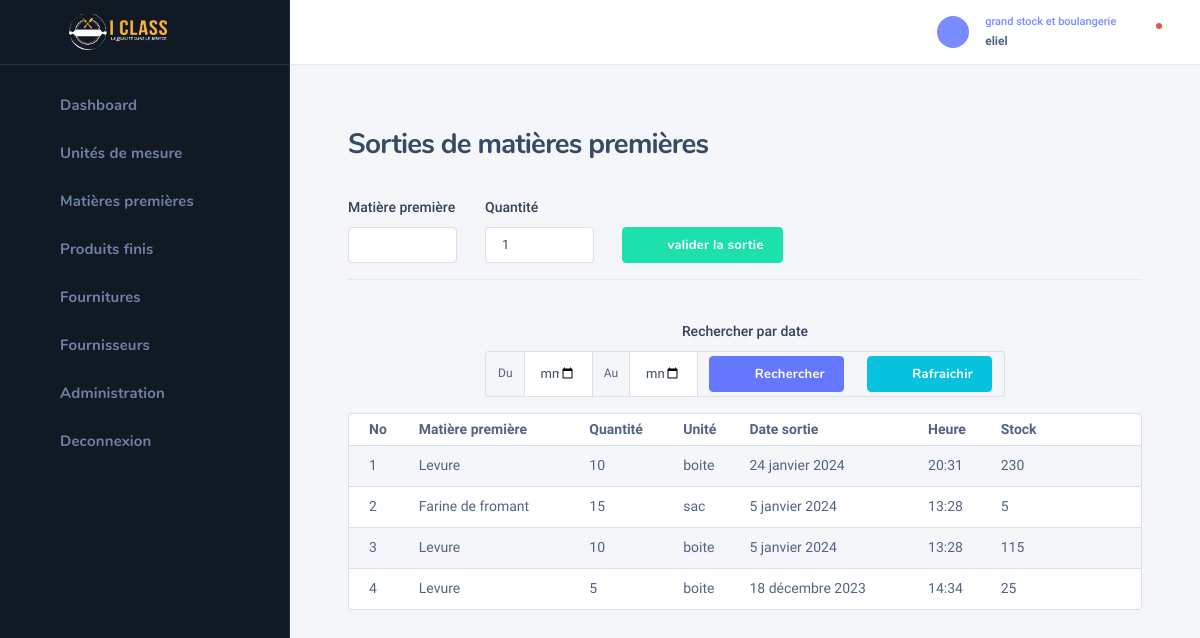
The app's page /bakery/sortie_mp/ (signed in) with its own data.
### auth_user/models.py (models this page shows, shortened)
class UserHasRole(models.Model):
    class Meta:
        verbose_name = "Roles utilisateur"
    role = models.ForeignKey(Role, on_delete=models.CASCADE, null=True, blank=True)
    user = models.OneToOneField(User, on_delete=models.CASCADE)

class Role(models.Model):
    name = models.CharField(max_length=255)

### bakery/models.py (models this page shows, shortened)
class SortieMp(models.Model):
    class Meta:
        verbose_name = "Sortie de matière première"
    matiere_premiere = models.ForeignKey(MatierePremiere, on_delete=models.CASCADE, null=True)
    qts = models.IntegerField()
    date = models.DateField(auto_now_add=True, null=True)
    heure = models.TimeField(auto_now_add=True, null=True)
    completed = models.BooleanField(default=False)
    added_at = models.DateTimeField(auto_now_add=True, null=True)
    @property
    def in_stock(self):
        total = 0
        entries = EntreeMp.objects.filter(added_at__lt=self.added_at, matiere_premiere=self.matiere_premiere)
        outs = SortieMp.objects.filter(added_at__lt=self.added_at, matiere_premiere=self.matiere_premiere)
        for entry in entries:
            total += entry.qts
        for o in outs:
            total -= o.qts
        return total - self.qts

class MatierePremiere(models.Model):
    class Meta:
        verbose_name = "Matière première"
    libelle = models.CharField(max_length=255)
    description = models.TextField()
    unite = models.ForeignKey(Unite, on_delete=models.CASCADE)
    critic_qts = models.IntegerField(default=0, blank=True, null=True)
    total_entry = models.IntegerField(default=0, blank=True, null=True)
    total_out = models.IntegerField(default=0, blank=True, null=True)
    type_mp = models.CharField(choices=types_produit, max_length=100, null=True, blank=True, verbose_name="type de matière")

class Unite(models.Model):
    class Meta:
        verbose_name = "Unité de mésure"
    name = models.CharField(max_length=255)

class EntreeMp(models.Model):
    class Meta:
        verbose_name = "Entrées de matière première"
    matiere_premiere = models.ForeignKey(MatierePremiere, on_delete=models.CASCADE, null=True, verbose_name="matière première")
    qts = models.IntegerField()
    date = models.DateField(auto_now_add=True, null=True)
    heure = models.TimeField(auto_now_add=True, null=True)
    date_exp = models.DateField(null=True, blank=True, verbose_name="date expiration")
    price = models.DecimalField(max_digits=10, decimal_places=2, null=True, verbose_name="cout total")
    devise = models.CharField(max_length=25, choices=devises, default=devises[1][0])
    completed = models.BooleanField(default=False)
    added_at = models.DateTimeField(auto_now_add=True, null=True)
    is_read_expired = models.BooleanField(default=False)
    taux = models.DecimalField(max_digits=10, decimal_places=2, null=True, blank=True, default=0)

### auth_user/decorators.py (the view)
        def wrapper_func(request, *args, **kwargs):
            if request.user.userhasrole.role.name in allowed_roles:
                return view_func(request, *args, **kwargs)
            elif request.user.userhasrole.role.name not in allowed_roles:
                return HttpResponse("Permission non accordée !")
            return wrapper_func(request, *args, **kwargs)

### bakery/views.py (called while the page is built, shortened)
@login_required(login_url='login')
@allowed_users(allowed_roles=['grand stock et boulangerie'])
def sortie_mp(request):
    mps = MatierePremiere.objects.all()
    outs = SortieMp.objects.all().order_by('-id')
    date1 = None
    date2 = None
    return render(request, 'bakery/sortie_mp.html', context={'mps': mps, 'outs': outs, 'date1': date1, 'date2': date2})

### templates/bakery/sortie_mp.html (shortened to what this page needs)
{% extends 'bakery/base_bakery.html' %}
{% load static %}
{% block content %}
    {% include 'bakery/bakery_sidebar.html' %}
    <div class="nk-wrap">
    {% include 'bakery/profile.html' %}
        <div class="nk-content">
            <div class="nk-content ">
                <div class="container-fluid">
                    <div class="nk-content-inner">
                        <div class="nk-content-body">
                            <div class="nk-block-head nk-block-head-sm">
                                <div class="nk-block-between">
                                    <div class="nk-block-head-content">
                                        <h3 class="nk-block-title page-title">Sorties de matières premières</h3>
                                    </div>
                                </div>
                                <div class="nk-block-content row gy-4 mt-2">
                                    <form method="post">
                                        <div class="row">
                                            <div class="col-lg-2">
                                                <div class="form-group">
                                                    <label class="form-label" for="product-title">Matière
                                                        première</label>
                                                    <div class="form-control-wrap">
                                                        <input autocomplete="off" type="text" list="mps" name="name"
                                                               class="form-control" id="product-title" required>
                                                    </div>
                                                </div>
                                            </div>
                                            <div class="col-lg-2">
                                                <div class="form-group">
                                                    <label class="form-label" for="regular-price">Quantité</label>
                                                    <div class="form-control-wrap">
                                                        <input type="number" name="qts" value="1" min="1"
                                                               class="form-control" id="regular-price" required>
                                                    </div>
                                                </div>
                                            </div>
                                            <div class="col-lg-2">
                                                <div class="form-group">
                                                    <button type="submit" id="submit-btn" name="submit-entry"
                                                            class="btn btn-success bg-green-500"
                                                            style="margin-top: 31px"><em
                                                            class="icon ni ni-plus"></em><span>valider la sortie</span></button>
                                                </div>
                                            </div>
                                        </div>
                                        <hr>
                                    </form>
                                    <form method="get">
                                        <div class="row justify-center text-center">
                                            <div class="col-lg-8">
                                            <div class="form-group">
                                                <label class="form-label text-center">Rechercher par date</label>
                                                <div class="form-control-wrap">
                                                    <div class="input-daterange input-group">
                                                        <div class="input-group-addon">Du</div>
                                                        <input type="date" name="date1" value="{% if date1 %}{{ date1 }}{% endif %}" class="form-control" required/>
                                                        <div class="input-group-addon">Au</div>
                                                        <input type="date" name="date2" value="{% if date2 %}{{ date2 }}{% endif %}" class="form-control"/>
                                                        <div class="input-group-addon">
                                                            <button type="submit" id="submit-btn" name="search"
                                                            class="btn btn-primary"><em
                                                            class="icon ni ni-search"></em><span>Rechercher</span></button>
                                                        </div>
                                                        <div class="input-group-addon">
                                                            <a id="submit-btn" href="{% url 'sortie-mp' %}" class="btn btn-info"><em
                                                            class="icon ni ni-repeat-fill"></em><span>Rafraichir</span></a>
                                                        </div>
                                                    </div>
                                                </div>
                                            </div>
                                            </div>
                                        </div>
                                    </form>
                                </div>
                            </div>
                            <div class="nk-block">
                                <div class="card card-bordered">
                                    <div class="card-inner-group">
                                        <div class="card-inner p-0">
                                            <table class="datatable-init-export nowrap table table-striped"
                                                   data-export-title="Export">
                                                <thead>
                                                <tr>
                                                    <th>No</th>
                                                    <th>Matière première</th>
                                                    <th>Quantité</th>
                                                    <th>Unité</th>
                                                    <th>Date sortie</th>
                                                    <th>Heure</th>
                                                    <th>Stock</th>
                                                    <th></th>
                                                </tr>
                                                </thead>
                                                <tbody>
                                                {% for out in outs %}
                                                    <tr>
                                                        <td>{{ forloop.counter }}</td>
                                                        <td>{{ out.matiere_premiere.libelle }}</td>
                                                        <td>{{ out.qts }}</td>
                                                        <td>{{ out.matiere_premiere.unite.name }}</td>
                                                        <td>{{ out.date }}</td>
                                                        <td>{{ out.heure }}</td>
                                                        <td>{{ out.in_stock }}</td>
                                                        <td class="center">
                                                            <ul class="nk-tb-actions gx-1 my-n1">
                                                                <li class="me-n1">
                                                                    <div class="dropdown">
                                                                        <a href="#"
                                                                           class="dropdown-toggle btn btn-icon btn-trigger"
                                                                           data-bs-toggle="dropdown"><em
                                                                                class="icon ni ni-more-h"></em></a>
                                                                    </div>
                                                                </li>
                                                            </ul>
                                                        </td>
                                                    </tr>
                                                {% endfor %}
                                                </tbody>
                                            </table>
                                        </div>
                                 </div>
                                </div>
                            </div>
                        </div>
                    </div>
                </div>
            </div>
        </div>
    </div>
{% endblock %}

### templates/bakery/profile.html (shortened to what this page needs)
{% load static %}
<div class="nk-header nk-header-fixed is-light">
                    <div class="container-fluid">
                        <div class="nk-header-wrap">
                            <div class="nk-header-tools">
                                <ul class="nk-quick-nav">
                                    <li class="dropdown user-dropdown">
                                        <a href="#" class="dropdown-toggle" data-bs-toggle="dropdown">
                                            <div class="user-toggle">
                                                <div class="user-avatar sm">
                                                    <em class="icon ni ni-user-alt"></em>
                                                </div>
                                                <div class="user-info d-none d-md-block">
                                                    <div class="user-status">{{ request.user.userhasrole.role.name }}</div>
                                                    <div class="user-name dropdown-indicator">{{ request.user.username }}</div>
                                                </div>
                                            </div>
                                        </a>
                                    </li>
                                    <li class="dropdown notification-dropdown me-n1">
                                        <a hx-get="{% url 'check-notifications' %}" hx-target="#notifications" hx-trigger="click" hx-swap="innerHTML" class="dropdown-toggle nk-quick-nav-icon" data-bs-toggle="dropdown">
                                            <div class="icon-status icon-status-danger"><em class="icon ni ni-bell"></em></div>
                                        </a>
                                    </li>
                                </ul>
                            </div>
                        </div>
                    </div>
                </div>

### records on screen
SortieMp: matiere_premiere.libelle "Levure", qts "10", matiere_premiere.unite.name "boite", date "24 janvier 2024", heure "20:31", in_stock "230"
SortieMp: matiere_premiere.libelle "Farine de fromant", qts "15", matiere_premiere.unite.name "sac", date "5 janvier 2024", heure "13:28", in_stock "5"
SortieMp: matiere_premiere.libelle "Levure", qts "10", matiere_premiere.unite.name "boite", date "5 janvier 2024", heure "13:28", in_stock "115"
SortieMp: matiere_premiere.libelle "Levure", qts "5", matiere_premiere.unite.name "boite", date "18 décembre 2023", heure "14:34", in_stock "25"

### other values on screen
{{ request.user.userhasrole.role.name }} "grand stock et boulangerie"
{{ request.user.username }} "eliel"
